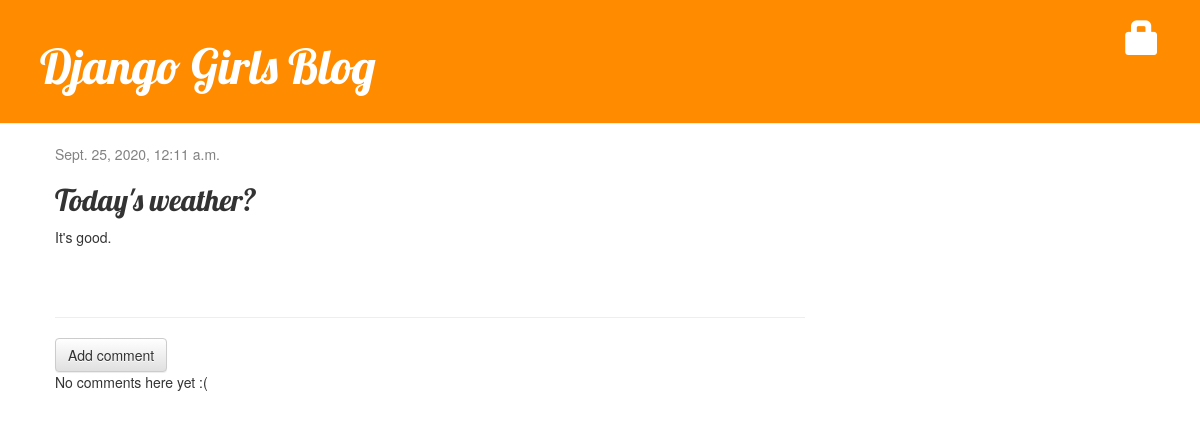
/blog/post/3/, run on the app's committed database.
### blog/models.py (models this page shows, shortened)
class Post(models.Model):
    author = models.ForeignKey(settings.AUTH_USER_MODEL, on_delete=models.CASCADE)
    title = models.CharField(max_length=200)
    text = models.TextField()
    created_date = models.DateTimeField(default=timezone.now)
    published_date = models.DateTimeField(blank=True, null=True)

### blog/views.py (the view)
# urls.py: path('post/<int:pk>/', views.post_detail, name='post_detail'),
def post_detail(request, pk):
    post = get_object_or_404(Post, pk=pk)
    return render(request, 'blog/post_detail.html', {'post': post})

### blog/templates/blog/post_detail.html (shortened to what this page needs)
{% extends 'blog/base.html' %}
{% block content %}
    <div class="post">
        {% if post.published_date %}
            <div class="date">
                {{ post.published_date }}
            </div>
        {% else %}
            <a class="btn btn-default" href="{% url 'blog:post_publish' pk=post.pk %}">Publish</a>
        {% endif %}
        <h2>{{ post.title }}</h2>
        <p>{{ post.text|linebreaksbr }}</p>
    </div>
    <hr>
    <a class="btn btn-default" href="{% url 'blog:add_comment_to_post' pk=post.pk %}">Add comment</a>
    {% for comment in post.comments.all %}
        {% if user.is_authenticated or comment.approved_comment %}
        <div class="comment">
            <div class="date">
                {{ comment.created_date }}
                {% if not comment.approved_comment %}
                    <a class="btn btn-default" href="{% url 'blog:comment_remove' pk=comment.pk %}"><span class="glyphicon glyphicon-remove"></span></a>
                    <a class="btn btn-default" href="{% url 'blog:comment_approve' pk=comment.pk %}"><span class="glyphicon glyphicon-ok"></span></a>
                {% endif %}
            </div>
            <strong>{{ comment.author }}</strong>
            <p>{{ comment.text|linebreaks }}</p>
        </div>
        {% endif %}
    {% empty %}
        <p>No comments here yet :(</p>
    {% endfor %}
{% endblock %}

### blog/static/css/blog.css (style rules this page uses)
h1, h2, h3, h4 { font-family: 'Lobster', cursive; }
.date { color: #828282; }
.post { margin-bottom: 70px; }

### data on the page
Post: published_date "Sept. 25, 2020, 12:11 a.m.", title "Today's weather?", text "It's good."
